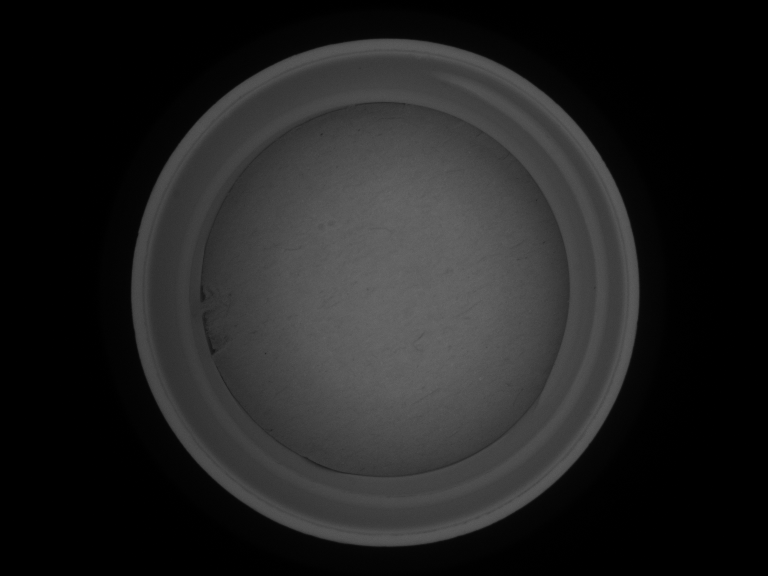
#> input picture caps/d_16.bmp, 768 x 576 px
$ python LinerDefects_Segment.py   (older library calls are emulated)
#> lines starting #> are read from the running program, lines starting #| are printed output that depends on the picture; after the words box and inside, x2 and y2 are one past the last pixel; in counts of white or black regions, pixels touching at a corner belong together
### tests/binarization.py
import numpy as np
import cv2
import math
import os
from matplotlib import pyplot as plt

def binarize(img):
    # [7 lines of commented-out code are left out]
    ret, thresh_otsu = cv2.threshold(img, 0, 255, cv2.THRESH_BINARY+cv2.THRESH_OTSU)
    #print ('threshold found: ' + str(ret)) #print the threshold found with otsu (ret)

    #cv2.imshow('cap binary', thresh_binary)
    #cv2.imshow('cap binary (otsu)', thresh_otsu)

    #Morphological Closing operation
    kernel = np.ones((7,7), np.uint8)
    #kernel = cv2.getStructuringElement(cv2.MORPH_ELLIPSE, (9,9))    #using an elliptical kernel shape (obtain the same result)
    closing = cv2.morphologyEx(thresh_otsu, cv2.MORPH_CLOSE, kernel)

    #cv2.imshow('closing', closing)
    #cv2.waitKey(0)
    #cv2.destroyAllWindows()

    return closing

# [120 lines left out: function is_circle, not called in this run]

    #cv2.waitKey(0)
    #cv2.destroyAllWindows()


# [4 lines that do not run on import are left out]

### tests/labelling.py
import cv2
import numpy as np
import os

# [181 lines left out: functions labelling, bestLabelling, not called in this run]


    # [66 lines of commented-out code are left out]

def bestLabellingGradient(edges):

    retVal, labels = cv2.connectedComponentsWithAlgorithm(edges, 8, cv2.CV_16U, cv2.CCL_DEFAULT)

    nonzero = np.nonzero(labels)
    #print(nonzero)
    #print(retVal)
    retVal -= 1

    blobsX = [[] for i in range(retVal)]
    blobsY = [[] for i in range(retVal)]

    for i in range(0, len(nonzero[0])):
        x = nonzero[0][i]
        y = nonzero[1][i]

        p = labels[x][y]

        blobsX[p - 1].append(x)
        blobsY[p - 1].append(y)

    result = []

    for i in range(retVal):
        result.append((blobsX[i], blobsY[i]))

    return result

# [3 lines that do not run on import are left out]

    #res = bestLabelling('d_16.bmp')

    #for i in res:
    #    print (i)

### tests/circledetection.py
import cv2
import numpy as np
import os
from matplotlib import pyplot as plt
import math
import random

NOEQ = 0
LINEAR = 1
GAMMA = 2
EQUALIZATION = 3

NOFILTER = 0
MEDIAN = 1
GAUSSIAN = 2
BILATERAL = 3
NONLOCALMEANS = 4

# hough trasform
dp = 1
minDist = 3
param1 = 100
param2 = 100
minRadius = 0
maxRadius = 0

# [124 lines of commented-out code are left out]

# [225 lines left out: functions houghPlot, circleDetection, leastSquaresCircleFit, not called in this run]

#@profile
def leastSquaresCircleFitCached(x, y):

	#Good
    #x = [p[0] for p in points]
    #y = [p[1] for p in points]

    #Better
    #x,y = zip(*points)

    #Best
    #xy=np.transpose(points)
    numPoints = len(x)

    #print("N: " + str(len(points)))
    #x_ = np.sum(x for x, _ in points) / len(points)
    x_ = np.sum(x)/numPoints
    #print("x_: " + str(x_))
    #y_ = np.sum(y for _, y in points) / len(points)
    y_ = np.sum(y)/numPoints
    # [19 lines of commented-out code are left out]
    u = x - x_
    v = y - y_

    # [8 lines of commented-out code are left out]
    usquare = np.square(u)
    vsquare = np.square(v)
    suu = np.sum(usquare)
    suv = np.sum(np.multiply(u, v))
    svv = np.sum(vsquare)
    suuu = np.sum(np.multiply(u, usquare))
    svvv = np.sum(np.multiply(v, vsquare))
    suvv = np.sum(np.multiply(u, vsquare))
    svuu = np.sum(np.multiply(v, usquare))

    #ucvc = np.linalg.solve(np.array([[suu, suv], [suv, svv]]), np.array([(suuu+suvv)/2, (svvv+svuu)/2]))
    # suu * uc + suv * vc = (suuu+suvv)/2
    # suv * uv + svv * vc = (svvv+svuu)/2

    # ax + by = c
    # dx + ey = f

    # ax + by - a(dx+ey)/d = c - a*f/d
    # ax + by - ax - aey/d = c - af/d
    # y(b - ae/d) = c - af/d
    # y = (c - af/d)/(b - ae/d) = (dc - af)/(bd - ae)

    # x = (f - ey)/d
    #a = suu
    #b = suv
    #c = (suuu+suvv)/2
    #d = suv
    #e = svv
    #f = (svvv+svuu)/2

    if suv*suv - suu*svv == 0 or suv == 0:
        return float('NaN'), float('NaN'), float('NaN')

    vc = (suv*(suuu+suvv)/2 - suu*(svvv+svuu)/2)/(suv*suv - suu*svv)
    uc = ((svvv+svuu)/2 - svv*vc)/suv

    xc = uc + x_
    yc = vc + y_
    alfa = uc*uc + vc*vc + (suu+svv)/numPoints

    # [6 lines of commented-out code are left out]
    r = math.sqrt(alfa)

    return xc, yc, r

# [87 lines left out: functions my_column_stack, leastSquaresCircleMatrix, getCircle, printCircle, not called in this run]

# [55 lines that do not run on import are left out]

    #printCircle(xc, yc, r)


    #circleDetection(180, 160, 3, True, 5, 100)

### tests/outliers.py
import numpy as np
import cv2
import math
import labelling
import circledetection

#@profile
def outliersElimination(circles, thresholds):
    # circles: list of tuple (center x, center y, radius, number of pixel)
    #thresholds: tuple of thresholds (center, radius)

    if len(circles) == 0:
        return None, None, None

    weighted = [[x * n, y * n, r * n, n] for x, y , r, n in circles]
    #print('weighted: ' + str(weighted))
    #print('zip(*weighted): ' + str(set(zip(*weighted))))
    sums = [sum(a) for a in zip(*weighted)]
    #print('sums: ' + str(sums))
    meanCircle = [el/sums[3] for el in sums]
    # [39 lines of commented-out code are left out]
    circlesRemaining = [(x, y, r, n) for x, y, r, n in circles if math.sqrt((x - meanCircle[0]) ** 2 + (y - meanCircle[1]) ** 2) <= thresholds[0] and abs(r - meanCircle[2]) <= thresholds[1]]

    #print (len(circles))
    #print (circles)

    if len(circlesRemaining) > 0:
        weightedRemaining = [[x * n, y * n, r * n, n] for x, y , r, n in circlesRemaining]
        sumsRemaining = [sum(a) for a in zip(*weightedRemaining)]
        finalCircle = [el/sumsRemaining[3] for el in sumsRemaining]

        # [12 lines of commented-out code are left out]
        return finalCircle[0], finalCircle[1], finalCircle[2]

    else:
        return None, None, None

# [50 lines left out: functions outliersElimination_test, test, not called in this run]
    # [4 lines of commented-out code are left out]

# [10 lines that do not run on import are left out]
    #    print (i)

### tests/linerdefects_gradient.py
import cv2
import numpy as np
import os
from matplotlib import pyplot as plt
import math
import random
import labelling
import circledetection
import outliers
#from sympy import Point

# [262 lines left out: functions calcMagnitude, pixelAverage, pixelAverageMask, pixelAverageGradientMask, averageOnAll, thresholdInner, not called in this run]

def circularmask(h, w, center=None, radius=None):

    if center is None: # use the middle of the image
        center = [int(w/2), int(h/2)]
    if radius is None: # use the smallest distance between the center and image walls
        radius = min(center[0], center[1], w-center[0], h-center[1])

    Y, X = np.ogrid[:h, :w]
    dist_from_center = np.sqrt((X - center[0])**2 + (Y-center[1])**2)

    mask = dist_from_center <= radius
    return mask

# [115 lines left out: functions detect_liner_defects, test, not called in this run]

    # [32 lines of commented-out code are left out]

# [15 lines that do not run on import are left out]
    # detect_liner_defects()

### tests/LinerDefects_Segment.py
import numpy as np
import cv2
import math
import os
import binarization
import linerdefects_gradient
import labelling
import circledetection
import outliers

# [69 lines of commented-out code are left out]

def findSegments():
    for file in os.listdir('./caps'):
        img = cv2.imread('./caps/' + file, cv2.IMREAD_GRAYSCALE)
        cimg = cv2.cvtColor(img, cv2.COLOR_GRAY2BGR)
        canny = cv2.Canny(img, 50, 100, apertureSize=3, L2gradient=False)

        segments = cv2.HoughLinesP(canny, 1, math.pi/180, 100)

        if segments is not none:
            for segment in segments:
                cv2.line(cimg, (segment[0][0], segment[0][1]), (segment[0][2], segment[0][3]), (0, 0, 255))

        cv2.imshow('original', img)
        cv2.imshow('canny', canny)
        cv2.imshow('defects', cimg)
        cv2.waitKey()

#@profile
def findLines():
    for file in os.listdir('../caps'):
        img = cv2.imread('../caps/' + file, cv2.IMREAD_GRAYSCALE)
#> img is the input picture: shape (576, 768); min 0, max 104, mean 33.6
        cimg = cv2.cvtColor(img, cv2.COLOR_GRAY2BGR)

        binary = binarization.binarize(img)
#> in binarize, `ret, thresh_otsu = cv2.threshold(img, 0, 255, cv2.THRESH_BINARY+cv2.TH..`:
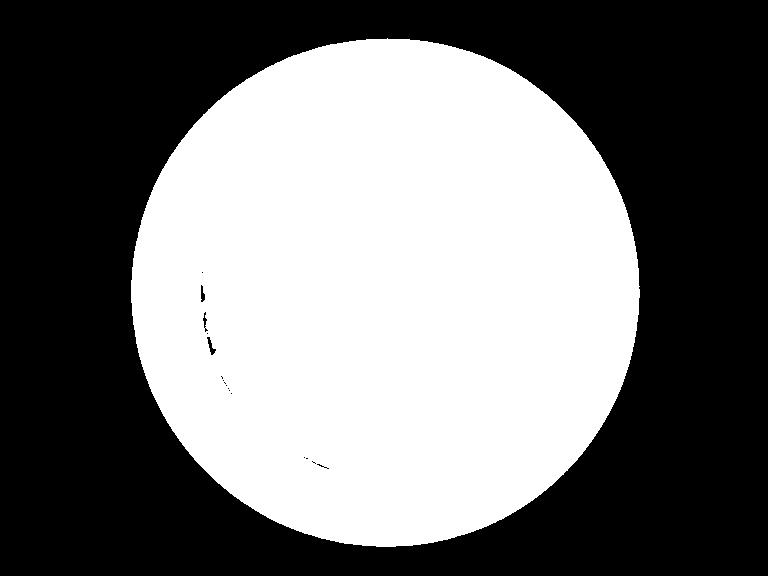
#> thresh_otsu: shape (576, 768); 45.9% white; 1 white region, box (x1, y1, x2, y2) and area: (131, 38, 640, 547) 203106
#> in binarize, `ret, thresh_otsu = cv2.threshold(img, 0, 255, cv2.THRESH_BINARY+cv2.TH..`: ret = 36
#> in binarize, `closing = cv2.morphologyEx(thresh_otsu, cv2.MORPH_CLOSE, kernel)`: closing: shape (576, 768); 46% white; 1 white region, box (x1, y1, x2, y2) and area: (131, 38, 640, 547) 203287
        mask = binary.copy().astype(bool)
        edges = cv2.Canny(binary, 100, 200, apertureSize=3, L2gradient=True)
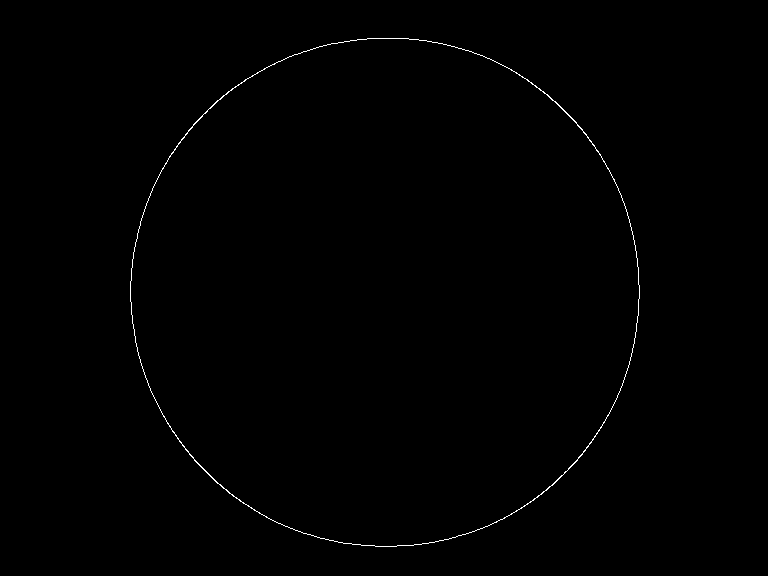
#> edges: shape (576, 768); 0.38% white in thin lines or dots, all inside (x1, y1, x2, y2) = (130, 38, 640, 547)

        blobs = labelling.bestLabellingGradient(edges)
#> in bestLabellingGradient, `retVal, labels = cv2.connectedComponentsWithAlgorithm(edges, 8, cv2.CV..`: retVal = 2
#> in bestLabellingGradient, `nonzero = np.nonzero(labels)`: nonzero = 1673 positions, rows 38 to 546, columns 130 to 639
#> in bestLabellingGradient, `retVal -= 1`: retVal = 1
#> the loop in bestLabellingGradient, `for i in range(0, len(nonzero[0])):` made 1673 passes
#> (x, y) on passes 1 to 3: (38, 367), (38, 368), (38, 369)
#> blobs = 1 item

        imgOuter = cv2.cvtColor(img, cv2.COLOR_GRAY2BGR)
        circles = []

        for blob in blobs:
                x, y, r = circledetection.leastSquaresCircleFitCached(blob[0], blob[1])
                if not (math.isnan(x) or math.isnan(y) or math.isnan(r)):
                    circles.append((x, y, r, len(blob[0])))
#> this loop made 1 pass
#> (numPoints in leastSquaresCircleFitCached, x_ in leastSquaresCircleFitCached, y_ in leastSquaresCircleFitCached, suu in leastSquaresCircleFitCached, suv in leastSquaresCircleFitCached, svv in leastSquaresCircleFitCached, suuu in leastSquaresCircleFitCached, svvv in leastSquaresCircleFitCached) on pass 1: (1673, 291.8, 385.3, 54224258.2, -235775.7, 54034081.2, -14175.9, -43314497.4)
#> after the loop, circles = [(291.7, 385.1, 254.4, 1673)]

        x, y, rCap = outliers.outliersElimination(circles, (20, 20))
#> in outliersElimination, `weighted = [[x * n, y * n, r * n, n] for x, y , r, n in circles]`: weighted = [[487944.5, 644301, 425577.7, 1673]]
#> in outliersElimination, `sums = [sum(a) for a in zip(*weighted)]`: sums = [487944.5, 644301, 425577.7, 1673]
#> in outliersElimination, `meanCircle = [el/sums[3] for el in sums]`: meanCircle = [291.7, 385.1, 254.4, 1]
#> in outliersElimination, `circlesRemaining = [(x, y, r, n) for x, y, r, n in circles if math.sqr..`: circlesRemaining = [(291.7, 385.1, 254.4, 1673)]
#> in outliersElimination, `weightedRemaining = [[x * n, y * n, r * n, n] for x, y , r, n in circl..`: weightedRemaining = [[487944.5, 644301, 425577.7, 1673]]
#> in outliersElimination, `sumsRemaining = [sum(a) for a in zip(*weightedRemaining)]`: sumsRemaining = [487944.5, 644301, 425577.7, 1673]
#> in outliersElimination, `finalCircle = [el/sumsRemaining[3] for el in sumsRemaining]`: finalCircle = [291.7, 385.1, 254.4, 1]
#> rCap = 254.4

        stretched = ((255 / (img[mask].max() - img[mask].min()))*(img.astype(np.float)-img[mask].min())).astype(np.uint8)
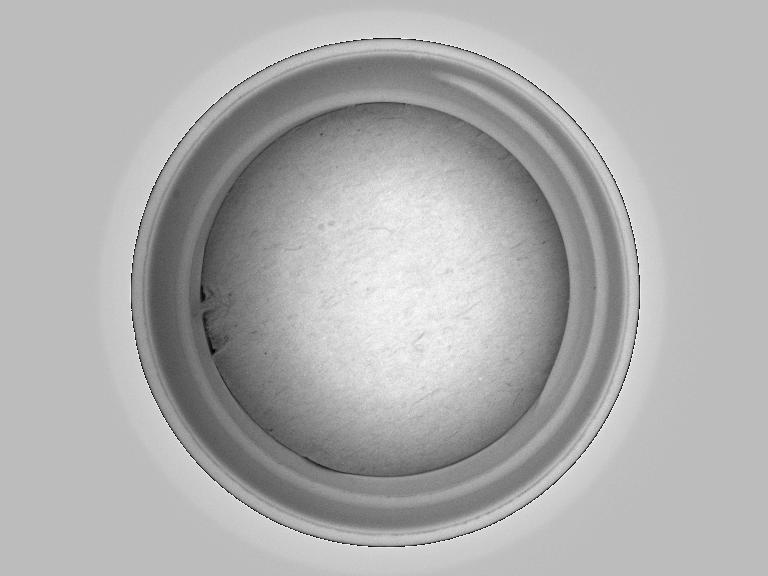
#> stretched: shape (576, 768); min 0, max 255, mean 174
        stretched[~mask] = 0
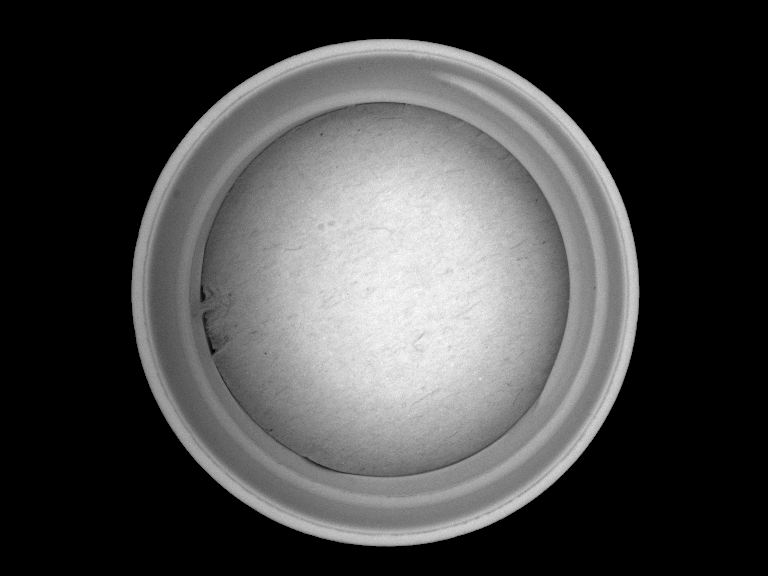
#> stretched: shape (576, 768); min 0, max 255, mean 70.8
        gaussian = cv2.GaussianBlur(stretched, (7,7), 2, 2)
        edges = cv2.Canny(gaussian, 45, 100, apertureSize=3, L2gradient=True)
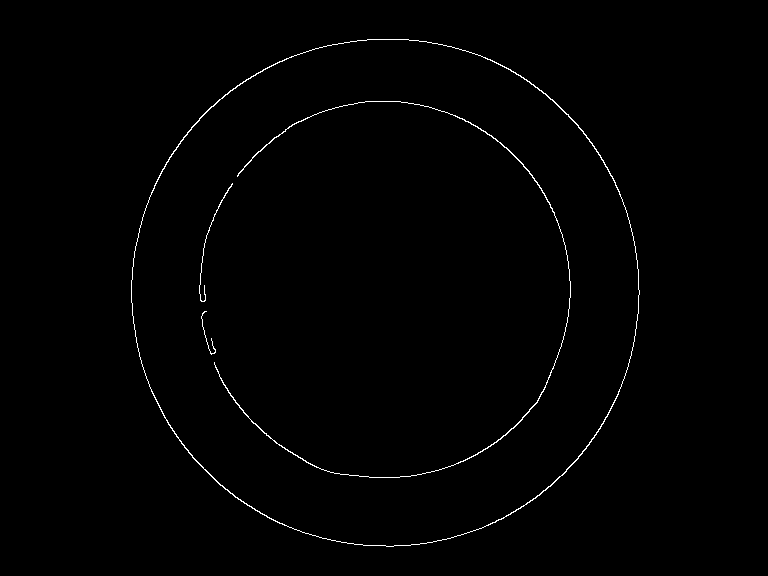
#> edges: shape (576, 768); 0.73% white in thin lines or dots, all inside (x1, y1, x2, y2) = (131, 39, 640, 547)

        blobs = labelling.bestLabellingGradient(edges)
#> the loop in bestLabellingGradient (call 2), `for i in range(0, len(nonzero[0])):` made 3246 passes
#> (x, y) on passes 1 to 3: (39, 367), (39, 368), (39, 369)
#> blobs = 4 items


        imgInner = cv2.cvtColor(img, cv2.COLOR_GRAY2BGR)
        circles = []

        for blob in blobs:
                x, y, r = circledetection.leastSquaresCircleFitCached(blob[0], blob[1])
                if not (math.isnan(x) or math.isnan(y) or math.isnan(r)):
                    #if r < rCap - 5 and r > 150:
                    if r < 0.99*rCap:
                        circles.append((x, y, r, len(blob[0])))
#> this loop made 4 passes
#> (numPoints in leastSquaresCircleFitCached, x_ in leastSquaresCircleFitCached, y_ in leastSquaresCircleFitCached, suu in leastSquaresCircleFitCached, suv in leastSquaresCircleFitCached, svv in leastSquaresCircleFitCached, suuu in leastSquaresCircleFitCached, svvv in leastSquaresCircleFitCached) on passes 1 to 4: (1866, 290.8, 385.4, 60068645.6, -55579.9, 60129379, 103954361.2, -29561555.8), (1152, 294.9, 416.6, 23358690.4, -1171882.6, 15799374.5, -299284674.5, -437347432.7), (158, 244.8, 209.6, 233050.3, -53873.7, 15372.6, -257473.7, 125323.3), (70, 335.9, 207.3, 13208.3, 3612.4, 1403.8, -83494.4, 1439.3)
#> after the loop, circles = [(289.6, 383.8, 187.3, 1152), (274.2, 342.6, 141.8, 158), (328.3, 223.7, 23.08, 70)]

        x, y, r = outliers.outliersElimination(circles, (20, 20))
#> x = 289.6; y = 383.8; r = 187.3

        if not (x is None or y is None or rCap is None):
            mask = linerdefects_gradient.circularmask(img.shape[0], img.shape[1], (y, x), 0.95*r)
#> in circularmask, `dist_from_center = np.sqrt((X - center[0])**2 + (Y-center[1])**2)`:
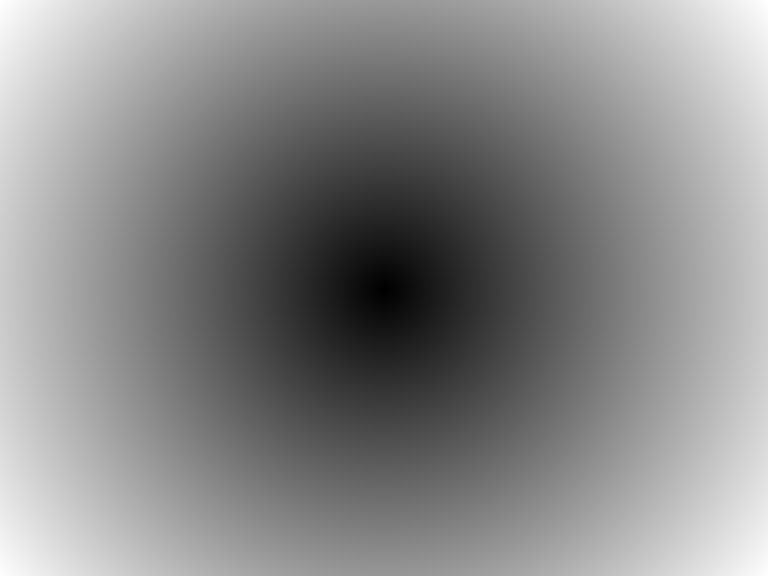
#> dist_from_center: shape (576, 768) float64; min 0.449, max 480.8, mean 258.7; drawn with min black and max white
#> in circularmask, `mask = dist_from_center <= radius`:
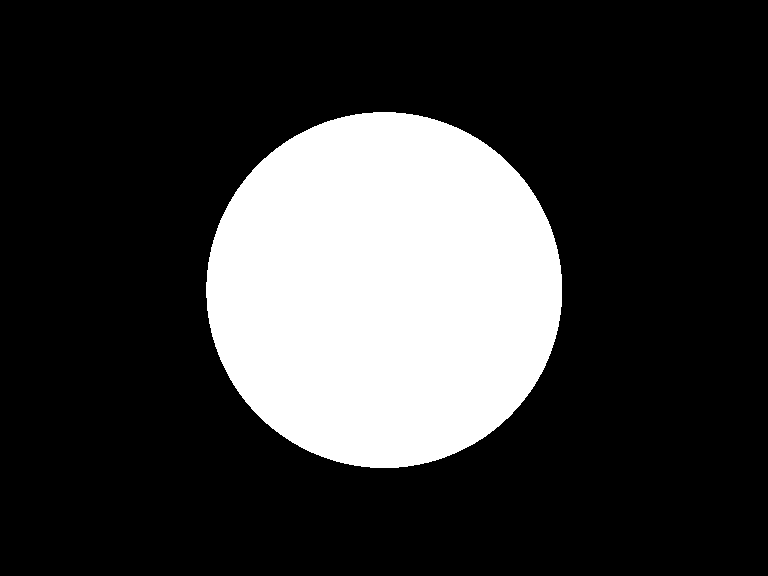
#> mask: shape (576, 768) bool; 22.5% white; 1 white region, box (x1, y1, x2, y2) and area: (206, 112, 562, 468) 99508
            edges[~mask] = 0
#> edges: shape (576, 768); 0.73% of pixels changed, all inside (x1, y1, x2, y2) = (131, 39, 640, 547)

            lines = cv2.HoughLines(edges, 1, math.pi/180, 70)
#> lines = None

            rows, cols = img.shape
#> rows = 576; cols = 768

            if lines is not None:
                # for line in lines:
                line = lines[0]
                rho = line[0][0]
                theta = line[0][1]
                if theta < math.pi / 4 or theta > 3 * math.pi / 4:
                    x1 = rho / math.cos(theta)
                    y1 = 0
                    x2 = (rho - rows * math.sin(theta)) / math.cos(theta)
                    y2 = rows
                else:
                    x1 = 0
                    y1 = rho / math.sin(theta)
                    x2 = cols
                    y2 = (rho - cols * math.cos(theta)) / math.sin(theta)

                cv2.line(cimg, (int(x1), int(y1)), (int(x2), int(y2)), (0, 0, 255))

            # cv2.imshow('original', img)
            cv2.imshow('canny', edges)
            cv2.imshow('defects', cimg)
            cv2.waitKey()


if __name__ == '__main__':
    for i in range(0, 1):
        findLines()
    cv2.destroyAllWindows()
